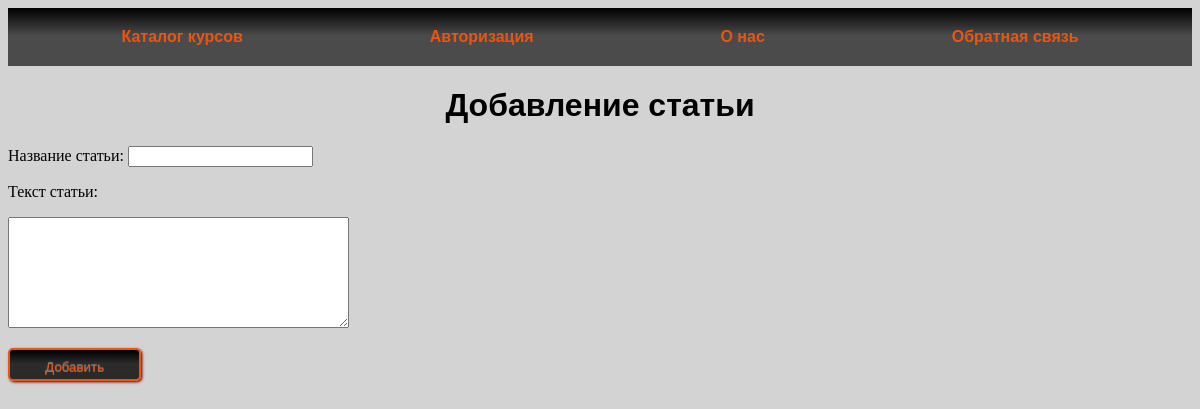
Page /add_post on the committed database.
### tables this page shows
CREATE TABLE mainmenu(
id INTEGER PRIMARY KEY AUTOINCREMENT,
title TEXT NOT NULL,
url TEXT NOT NULL
);

### Homework/Homework47/HM47_site.py (the view, shortened to what this page needs)
@app.route('/add_post', methods=["POST", "GET"])
def add_post():
    db = get_db()
    dbase = FDataBase_HM47(db)
    return render_template("add_post.html", title="Добавление статьи", menu=dbase.get_menu())

### Homework/Homework47/FDataBase_HM47.py (called while the page is built)
    def get_menu(self):
        sql = "SELECT * FROM mainmenu"
        try:
            self.__cur.execute(sql)
            res = self.__cur.fetchall()
            if res:
                return res
        except IOError:
            print("Ошибка чтения из Базы Данных")
        return []

### Homework/Homework47/HM47_site.py (called while the page is built)
def connect_db():
    con = sqlite3.connect(app.config['DATABASE'])
    con.row_factory = sqlite3.Row
    return con

def get_db():
    if not hasattr(g, 'link_db'):
        g.link_db = connect_db()
    return g.link_db

### Homework/Homework47/templates/add_post.html (shortened to what this page needs)
{% extends 'base.html' %}
{% block content %}
{{ super() }}
<form action="{{ url_for('add_post') }}" method="post">
    <p>Название статьи: <input type="text" name="name" required></p>
    <p>Текст статьи:</p>
    <p><textarea name="post" id="" cols="40" rows="7"></textarea></p>
    <p><input class="button" type="submit" value="Добавить"></p>
</form>
{% endblock %}

### Homework/Homework47/templates/base.html (shortened to what this page needs)
<!DOCTYPE html>
<html lang="en">
<head>
<link rel="stylesheet" href="{{ url_for('static', filename='css/style.css') }}">
</head>
<body>
{% block content %}
{% block main_menu %}
<ul class="uc">
    {% for i in menu %}
    <li class="lc"><a href="{{ i.url }}">{{ i.title }}</a></li>
    {% endfor %}
</ul>
{% endblock main_menu %}
<h1 class="name_h">{{ title }}</h1>
{% endblock content %}
</body>
</html>

### Homework/Homework47/static/css/style.css (style rules this page uses)
body { background: lightgray; }
.uc { display: flex; justify-content: space-around; list-style: none; background: linear-gradient(black, rgb(75, 75, 75) 48%, rgb(75, 75, 75) 52%, rgb(75, 75, 75)); padding: 20px; margin-top: 0; }
.lc a { text-decoration: none; font-family:Verdana, Geneva, Tahoma, sans-serif; color: rgb(236, 85, 15); font-weight: bold; }
.name_h { text-align: center; font-family:Verdana, Geneva, Tahoma, sans-serif; }
.button { position: relative; display: inline-block; width: 10em; height: 2.5em; line-height: 2.5em; vertical-align: middle; text-align: center; text-decoration: none; text-shadow: 0 -1px 1px #777; color: #fff; outline: none; border: 2px solid rgb(236, 85, 15); border-radius: 5px; box-shadow: 0 0 0 60px rgba(0,0,0,0) inset, .1em .1em .2em rgb(121, 4, 4); background: linear-gradient(black, rgb(44, 44, 44) 48%, rgb(44, 44, 44) 52%, rgb(41, 41, 41)); color: rgb(236, 85, 15); }

### rows in the picture
mainmenu: title "Каталог курсов"
mainmenu: title "Авторизация"
mainmenu: title "О нас"
mainmenu: title "Обратная связь"

### other values in the picture
{{ title }} "Добавление статьи"
